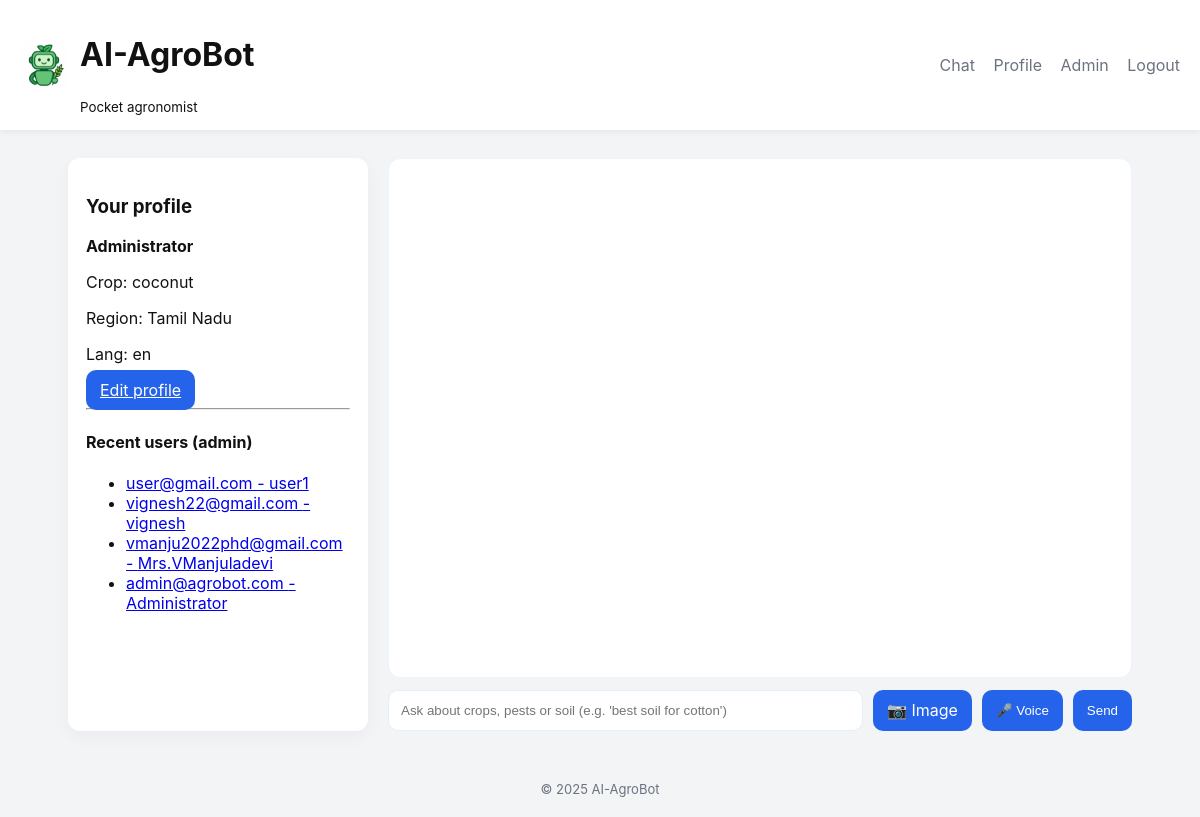
The page / (signed in) on the database its author committed.
### database.py (models this page shows)
class User(UserMixin, db.Model):
    __tablename__ = "users"
    id = db.Column(db.Integer, primary_key=True)
    email = db.Column(db.String(200), unique=True, nullable=False)
    password = db.Column(db.String(200), nullable=False)
    name = db.Column(db.String(100))
    role = db.Column(db.String(20), default="farmer")
    primary_crop = db.Column(db.String(100))
    region = db.Column(db.String(100))
    preferred_language = db.Column(db.String(20), default="en")

### app.py (the view)
@app.route("/")
def index():
    recent_users = []
    if current_user.is_authenticated and current_user.role == "admin":
        recent_users = User.query.order_by(User.id.desc()).limit(20).all()
    return render_template("index.html", recent_users=recent_users)

### app.py (called while the page is built)
@login_manager.user_loader
def load_user(user_id):
    return db.session.get(User, int(user_id))

### templates/index.html (shortened to what this page needs)
{% extends "base.html" %}
{% block content %}
<div class="container">
  <aside class="sidebar">
    <h3>Your profile</h3>
    {% if current_user.is_authenticated %}
      <p><strong>{{ current_user.name or current_user.email }}</strong></p>
      <p>Crop: {{ current_user.primary_crop or "—" }}</p>
      <p>Region: {{ current_user.region or "—" }}</p>
      <p>Lang: {{ current_user.preferred_language or "en" }}</p>
      <a class="btn" href="{{ url_for('profile') }}">Edit profile</a>
    {% else %}
      <p><a href="{{ url_for('login') }}">Login</a> to save chat & see profile.</p>
    {% endif %}
    {% if recent_users %}<hr><h4>Recent users (admin)</h4><ul class="user-list">{% for u in recent_users %}<li><a href="{{ url_for('admin_view_user', user_id=u.id) }}">{{ u.email }} - {{ u.name or '—' }}</a></li>{% endfor %}</ul>{% endif %}
  </aside>
  <section class="chat-panel">
    <div id="messages" class="messages" aria-live="polite"></div>
    <form id="chatForm" class="chat-form" onsubmit="return false;">
        <input id="msg" aria-label="Type your question" placeholder="Ask about crops, pests or soil (e.g. 'best soil for cotton')" autocomplete="off">
        <label for="imageInput" class="btn" style="cursor: pointer;" title="Upload Image for Analysis">
            📷 Image
        </label>
        <button id="voiceBtn" type="button" class="btn" title="Voice Input">🎤 Voice</button>
        <button id="sendBtn" type="button" class="btn">Send</button>
    </form>
</section>
</div>
{% endblock %}

### static/style.css (style rules this page uses)
:root { --brand:#2563eb;--muted:#6b7280;--bg:#f3f4f6;--card:#ffffff }
* { box-sizing:border-box }
body { font-family:Inter,system-ui,Segoe UI,Roboto,Arial;margin:0;background:var(--bg);color:#111 }
.container { display:grid;grid-template-columns:300px 1fr;gap:20px }
.sidebar { background:var(--card);padding:18px;border-radius:12px;box-shadow:0 6px 18px rgba(16,24,40,0.04) }
.chat-panel { display:flex;flex-direction:column }
.messages { background:var(--card);height:520px;border-radius:12px;padding:16px;overflow:auto;border:1px solid #eef2ff }
.chat-form { display:flex;gap:10px;margin-top:12px }
.chat-form input { flex:1;padding:12px;border-radius:10px;border:1px solid #e6eef8 }
.btn,button { background:var(--brand);color:white;border:none;padding:10px 14px;border-radius:10px;cursor:pointer }

### rows shown on the page
User: name "Administrator", primary_crop "coconut", region "Tamil Nadu", preferred_language "en", email "admin@agrobot.com"
User: email "user@gmail.com", name "user1"
User: email "vignesh22@gmail.com", name "vignesh"
User: email "vmanju2022phd@gmail.com", name "Mrs.VManjuladevi"
